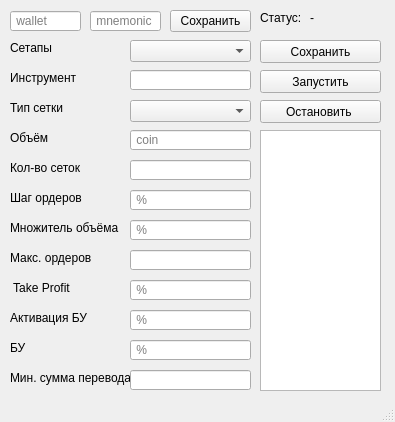
<?xml version="1.0" encoding="UTF-8"?>
<ui version="4.0">
 <class>MainWindow</class>
 <widget class="QMainWindow" name="MainWindow">
  <property name="geometry">
   <rect>
    <x>0</x>
    <y>0</y>
    <width>395</width>
    <height>422</height>
   </rect>
  </property>
  <property name="windowTitle">
   <string>MainWindow</string>
  </property>
  <widget class="QWidget" name="centralwidget">
   <widget class="QLabel" name="label_19">
    <property name="geometry">
     <rect>
      <x>260</x>
      <y>10</y>
      <width>41</width>
      <height>16</height>
     </rect>
    </property>
    <property name="text">
     <string>Статус:</string>
    </property>
   </widget>
   <widget class="QPushButton" name="add">
    <property name="geometry">
     <rect>
      <x>260</x>
      <y>40</y>
      <width>121</width>
      <height>23</height>
     </rect>
    </property>
    <property name="text">
     <string>Сохранить</string>
    </property>
   </widget>
   <widget class="QPushButton" name="saveAPI">
    <property name="geometry">
     <rect>
      <x>170</x>
      <y>10</y>
      <width>81</width>
      <height>22</height>
     </rect>
    </property>
    <property name="text">
     <string>Сохранить</string>
    </property>
   </widget>
   <widget class="QLineEdit" name="SECRET_KEY">
    <property name="geometry">
     <rect>
      <x>90</x>
      <y>11</y>
      <width>71</width>
      <height>20</height>
     </rect>
    </property>
    <property name="text">
     <string/>
    </property>
    <property name="placeholderText">
     <string> mnemonic</string>
    </property>
   </widget>
   <widget class="QComboBox" name="setups">
    <property name="geometry">
     <rect>
      <x>130</x>
      <y>40</y>
      <width>121</width>
      <height>22</height>
     </rect>
    </property>
   </widget>
   <widget class="QLabel" name="label_6">
    <property name="geometry">
     <rect>
      <x>10</x>
      <y>40</y>
      <width>111</width>
      <height>16</height>
     </rect>
    </property>
    <property name="text">
     <string>Сетапы</string>
    </property>
   </widget>
   <widget class="QLineEdit" name="API_KEY">
    <property name="geometry">
     <rect>
      <x>10</x>
      <y>11</y>
      <width>71</width>
      <height>20</height>
     </rect>
    </property>
    <property name="layoutDirection">
     <enum>Qt::LeftToRight</enum>
    </property>
    <property name="inputMask">
     <string/>
    </property>
    <property name="text">
     <string/>
    </property>
    <property name="placeholderText">
     <string> wallet</string>
    </property>
   </widget>
   <widget class="QPushButton" name="on">
    <property name="geometry">
     <rect>
      <x>260</x>
      <y>70</y>
      <width>121</width>
      <height>23</height>
     </rect>
    </property>
    <property name="text">
     <string>Запустить</string>
    </property>
   </widget>
   <widget class="QPushButton" name="off">
    <property name="geometry">
     <rect>
      <x>260</x>
      <y>100</y>
      <width>121</width>
      <height>23</height>
     </rect>
    </property>
    <property name="text">
     <string>Остановить </string>
    </property>
   </widget>
   <widget class="QLabel" name="status">
    <property name="geometry">
     <rect>
      <x>310</x>
      <y>10</y>
      <width>61</width>
      <height>16</height>
     </rect>
    </property>
    <property name="text">
     <string>-</string>
    </property>
   </widget>
   <widget class="QTextEdit" name="actSt">
    <property name="geometry">
     <rect>
      <x>260</x>
      <y>130</y>
      <width>121</width>
      <height>261</height>
     </rect>
    </property>
    <property name="html">
     <string>&lt;!DOCTYPE HTML PUBLIC &quot;-//W3C//DTD HTML 4.0//EN&quot; &quot;http://www.w3.org/TR/REC-html40/strict.dtd&quot;&gt;
&lt;html&gt;&lt;head&gt;&lt;meta name=&quot;qrichtext&quot; content=&quot;1&quot; /&gt;&lt;style type=&quot;text/css&quot;&gt;
p, li { white-space: pre-wrap; }
&lt;/style&gt;&lt;/head&gt;&lt;body style=&quot; font-family:'MS Shell Dlg 2'; font-size:8.25pt; font-weight:400; font-style:normal;&quot;&gt;
&lt;p style=&quot;-qt-paragraph-type:empty; margin-top:0px; margin-bottom:0px; margin-left:0px; margin-right:0px; -qt-block-indent:0; text-indent:0px;&quot;&gt;&lt;br /&gt;&lt;/p&gt;&lt;/body&gt;&lt;/html&gt;</string>
    </property>
    <property name="textInteractionFlags">
     <set>Qt::TextSelectableByMouse</set>
    </property>
   </widget>
   <widget class="QLineEdit" name="size">
    <property name="geometry">
     <rect>
      <x>130</x>
      <y>130</y>
      <width>121</width>
      <height>20</height>
     </rect>
    </property>
    <property name="placeholderText">
     <string> coin</string>
    </property>
   </widget>
   <widget class="QLabel" name="label_12">
    <property name="geometry">
     <rect>
      <x>10</x>
      <y>130</y>
      <width>121</width>
      <height>16</height>
     </rect>
    </property>
    <property name="text">
     <string>Объём</string>
    </property>
   </widget>
   <widget class="QLabel" name="label_13">
    <property name="geometry">
     <rect>
      <x>10</x>
      <y>190</y>
      <width>121</width>
      <height>16</height>
     </rect>
    </property>
    <property name="text">
     <string>Шаг ордеров</string>
    </property>
   </widget>
   <widget class="QLineEdit" name="step">
    <property name="geometry">
     <rect>
      <x>130</x>
      <y>190</y>
      <width>121</width>
      <height>20</height>
     </rect>
    </property>
    <property name="placeholderText">
     <string> %</string>
    </property>
   </widget>
   <widget class="QLineEdit" name="martingale">
    <property name="geometry">
     <rect>
      <x>130</x>
      <y>220</y>
      <width>121</width>
      <height>20</height>
     </rect>
    </property>
    <property name="placeholderText">
     <string> %</string>
    </property>
   </widget>
   <widget class="QLabel" name="label_16">
    <property name="geometry">
     <rect>
      <x>10</x>
      <y>220</y>
      <width>121</width>
      <height>16</height>
     </rect>
    </property>
    <property name="text">
     <string>Множитель объёма</string>
    </property>
   </widget>
   <widget class="QLabel" name="label_17">
    <property name="geometry">
     <rect>
      <x>10</x>
      <y>250</y>
      <width>121</width>
      <height>16</height>
     </rect>
    </property>
    <property name="text">
     <string>Макс. ордеров</string>
    </property>
   </widget>
   <widget class="QLineEdit" name="max_orders">
    <property name="geometry">
     <rect>
      <x>130</x>
      <y>250</y>
      <width>121</width>
      <height>20</height>
     </rect>
    </property>
    <property name="placeholderText">
     <string/>
    </property>
   </widget>
   <widget class="QLineEdit" name="TP">
    <property name="geometry">
     <rect>
      <x>130</x>
      <y>280</y>
      <width>121</width>
      <height>20</height>
     </rect>
    </property>
    <property name="text">
     <string/>
    </property>
    <property name="placeholderText">
     <string> %</string>
    </property>
   </widget>
   <widget class="QLabel" name="label_18">
    <property name="geometry">
     <rect>
      <x>10</x>
      <y>280</y>
      <width>121</width>
      <height>16</height>
     </rect>
    </property>
    <property name="text">
     <string> Take Profit</string>
    </property>
   </widget>
   <widget class="QLineEdit" name="actBY">
    <property name="geometry">
     <rect>
      <x>130</x>
      <y>310</y>
      <width>121</width>
      <height>20</height>
     </rect>
    </property>
    <property name="text">
     <string/>
    </property>
    <property name="placeholderText">
     <string> %</string>
    </property>
   </widget>
   <widget class="QLabel" name="label_24">
    <property name="geometry">
     <rect>
      <x>10</x>
      <y>340</y>
      <width>121</width>
      <height>16</height>
     </rect>
    </property>
    <property name="text">
     <string>БУ</string>
    </property>
   </widget>
   <widget class="QLineEdit" name="BY">
    <property name="geometry">
     <rect>
      <x>130</x>
      <y>340</y>
      <width>121</width>
      <height>20</height>
     </rect>
    </property>
    <property name="text">
     <string/>
    </property>
    <property name="placeholderText">
     <string> %</string>
    </property>
   </widget>
   <widget class="QLabel" name="label_20">
    <property name="geometry">
     <rect>
      <x>10</x>
      <y>310</y>
      <width>121</width>
      <height>16</height>
     </rect>
    </property>
    <property name="text">
     <string>Активация БУ</string>
    </property>
   </widget>
   <widget class="QLineEdit" name="max_grid">
    <property name="geometry">
     <rect>
      <x>130</x>
      <y>160</y>
      <width>121</width>
      <height>20</height>
     </rect>
    </property>
    <property name="placeholderText">
     <string/>
    </property>
   </widget>
   <widget class="QLabel" name="label_14">
    <property name="geometry">
     <rect>
      <x>10</x>
      <y>160</y>
      <width>121</width>
      <height>16</height>
     </rect>
    </property>
    <property name="text">
     <string>Кол-во сеток</string>
    </property>
   </widget>
   <widget class="QComboBox" name="type_grid">
    <property name="geometry">
     <rect>
      <x>130</x>
      <y>100</y>
      <width>121</width>
      <height>22</height>
     </rect>
    </property>
   </widget>
   <widget class="QLabel" name="label_7">
    <property name="geometry">
     <rect>
      <x>10</x>
      <y>100</y>
      <width>111</width>
      <height>16</height>
     </rect>
    </property>
    <property name="text">
     <string>Тип сетки</string>
    </property>
   </widget>
   <widget class="QLabel" name="label_25">
    <property name="geometry">
     <rect>
      <x>10</x>
      <y>370</y>
      <width>121</width>
      <height>16</height>
     </rect>
    </property>
    <property name="text">
     <string>Мин. сумма перевода</string>
    </property>
   </widget>
   <widget class="QLineEdit" name="min_profit">
    <property name="geometry">
     <rect>
      <x>130</x>
      <y>370</y>
      <width>121</width>
      <height>20</height>
     </rect>
    </property>
    <property name="text">
     <string/>
    </property>
    <property name="placeholderText">
     <string/>
    </property>
   </widget>
   <widget class="QLabel" name="label_15">
    <property name="geometry">
     <rect>
      <x>10</x>
      <y>70</y>
      <width>121</width>
      <height>16</height>
     </rect>
    </property>
    <property name="text">
     <string>Инструмент</string>
    </property>
   </widget>
   <widget class="QLineEdit" name="symbol">
    <property name="geometry">
     <rect>
      <x>130</x>
      <y>70</y>
      <width>121</width>
      <height>20</height>
     </rect>
    </property>
    <property name="placeholderText">
     <string/>
    </property>
   </widget>
  </widget>
  <widget class="QMenuBar" name="menubar">
   <property name="geometry">
    <rect>
     <x>0</x>
     <y>0</y>
     <width>395</width>
     <height>21</height>
    </rect>
   </property>
  </widget>
  <widget class="QStatusBar" name="statusbar"/>
 </widget>
 <resources/>
 <connections/>
</ui>
